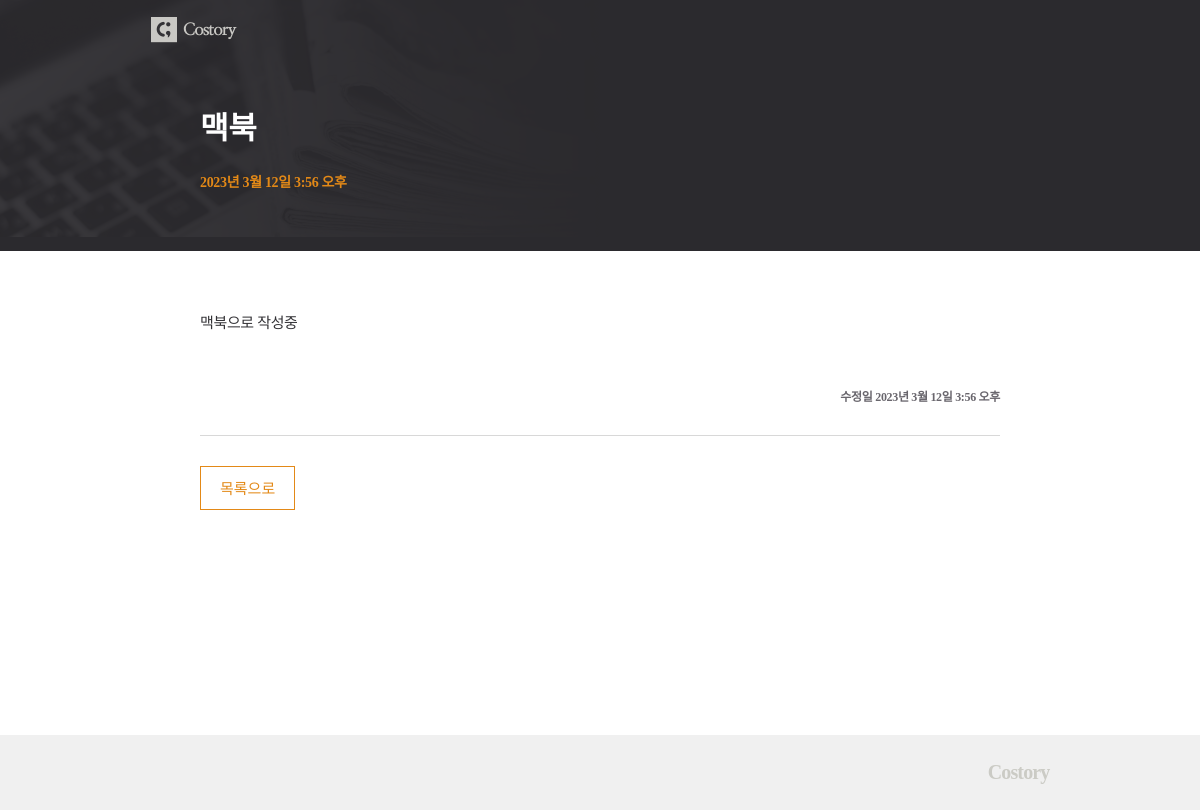
/posts/6, run on the app's committed database.
### posts/models.py (models this page shows, shortened)
class Post(models.Model):
    title = models.CharField(max_length=50)
    content = models.TextField()
    dt_created = models.DateTimeField(verbose_name="Date Created",auto_now_add=True)
    dt_modified = models.DateTimeField(verbose_name="Date Modified",auto_now=True)

### posts/views.py (the view)
# urls.py: path('posts/<int:post_id>', views.post_detail, name='post-detail'),
def post_detail(request, post_id):
    post = Post.objects.get(id=post_id)
    context = {"post" : post}
    return render(request, 'posts/post_detail.html', context)

### posts/templates/posts/post_detail.html
{% extends './base.html' %}
{% load static %}
{% block css %}
    <link rel="stylesheet" href="{% static 'posts/css/post_detail.css' %}">
{% endblock css %}
{% block post_header %}
    <div class="container">
        <h1 class="title">{{post.title}}</h1>
        <p class="date">{{post.dt_created}}</p>
    </div>
{% endblock post_header%}
{% block content %}
    <div class="content">
        <p class="text">{{post.content|linebreaksbr}}</p>
        <p class="date_md">수정일 <span>{{post.dt_modified}}</span></p>
    </div>
    <div class="btn">
        <div class="btn_list"><a href="{% url 'post-list' %}">목록으로</a></div>
    </div>
{% endblock content %}

### posts/static/posts/css/post_detail.css (style rules this page uses)
h1,h2,h3,p,a,ul,li { margin: 0; padding: 0; font-family : 'NanumMyeongjo'; font-weight: 200; list-style: none; text-decoration: none; outline: none; color: black; }
html { position: relative; min-height: 100%; margin: 0; }
body { min-height: 100%; margin: 0; padding: 0; background: #fff; -webkit-font-smoothing: antialiased; -moz-osx-font-smoothing: auto; }
.container { width: 800px; margin: 0 auto; }
.title { padding: 43px 0 23px; font-size: 31px; font-weight: bold; color: #fff; letter-spacing: -0.32px; }
.date { padding-bottom: 60px; font-size: 14px; font-weight: bold; color: #e38917; letter-spacing: -0.32px; }
.content { margin-top: 60px; padding-bottom: 30px; border-bottom: 1px solid #d8d8d8; }
.content .text { font-size: 15px; color: #333236; line-height: 1.73; letter-spacing: -0.35px; }
.content .date_md { padding-top: 50px; text-align: right; font-size: 12px; font-weight: bold; color: #69666d; letter-spacing: -0.32px; }
.btn { overflow: hidden; margin-top: 30px; }
.btn_list { float: left; }
.btn_list a { display: inline-block; padding: 10px 19px 11px; color: #e38917; font-size: 15px; border: 1px solid #e38917; }

### data on the page
Post: title "맥북", dt_created "2023년 3월 12일 3:56 오후", content "맥북으로 작성중", dt_modified "2023년 3월 12일 3:56 오후"
